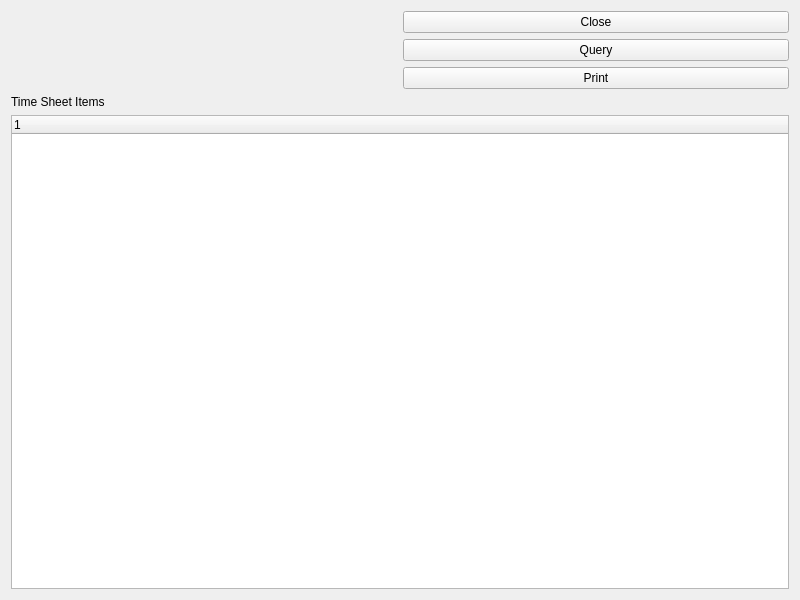
<?xml version="1.0" encoding="UTF-8"?>
<ui version="4.0">
 <comment>This file is part of the xtte package for xTuple ERP: PostBooks Edition, a free and
open source Enterprise Resource Planning software suite,
Copyright (c) 1999-2011 by OpenMFG LLC, d/b/a xTuple.
It is licensed to you under the Common Public Attribution License
version 1.0, the full text of which (including xTuple-specific Exhibits)
is available at www.xtuple.com/CPAL.  By using this software, you agree
to be bound by its terms.</comment>
 <class>dspTimeExpenseHistory</class>
 <widget class="QWidget" name="dspTimeExpenseHistory">
  <property name="geometry">
   <rect>
    <x>0</x>
    <y>0</y>
    <width>800</width>
    <height>600</height>
   </rect>
  </property>
  <property name="windowTitle">
   <string>Time and Expense History</string>
  </property>
  <layout class="QGridLayout" name="gridLayout_2">
   <item row="0" column="0">
    <widget class="ParameterWidget" name="_parameterWidget"/>
   </item>
   <item row="0" column="1">
    <layout class="QVBoxLayout" name="verticalLayout">
     <item>
      <widget class="QPushButton" name="_close">
       <property name="text">
        <string>Close</string>
       </property>
      </widget>
     </item>
     <item>
      <widget class="QPushButton" name="_query">
       <property name="text">
        <string>Query</string>
       </property>
      </widget>
     </item>
     <item>
      <widget class="QPushButton" name="_print">
       <property name="text">
        <string>Print</string>
       </property>
      </widget>
     </item>
     <item>
      <spacer name="verticalSpacer">
       <property name="orientation">
        <enum>Qt::Vertical</enum>
       </property>
       <property name="sizeHint" stdset="0">
        <size>
         <width>20</width>
         <height>0</height>
        </size>
       </property>
      </spacer>
     </item>
    </layout>
   </item>
   <item row="1" column="0" colspan="2">
    <widget class="QFrame" name="_frame">
     <property name="sizePolicy">
      <sizepolicy hsizetype="Preferred" vsizetype="Expanding">
       <horstretch>0</horstretch>
       <verstretch>1</verstretch>
      </sizepolicy>
     </property>
     <property name="frameShape">
      <enum>QFrame::NoFrame</enum>
     </property>
     <property name="frameShadow">
      <enum>QFrame::Raised</enum>
     </property>
     <layout class="QGridLayout" name="gridLayout">
      <property name="margin">
       <number>0</number>
      </property>
      <item row="0" column="0">
       <widget class="QLabel" name="_listLit">
        <property name="text">
         <string>Time Sheet Items</string>
        </property>
       </widget>
      </item>
      <item row="1" column="0">
       <widget class="XTreeWidget" name="_list">
        <property name="populateLinear">
         <bool>false</bool>
        </property>
       </widget>
      </item>
     </layout>
    </widget>
   </item>
  </layout>
 </widget>
 <customwidgets>
  <customwidget>
   <class>ParameterWidget</class>
   <extends>QWidget</extends>
   <header>parameterwidget.h</header>
  </customwidget>
  <customwidget>
   <class>XTreeWidget</class>
   <extends>QTreeWidget</extends>
   <header>xtreewidget.h</header>
   <container>1</container>
  </customwidget>
 </customwidgets>
 <resources/>
 <connections/>
</ui>
